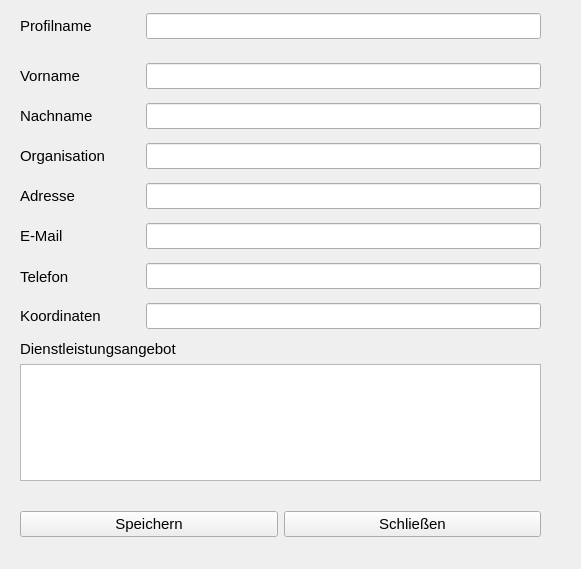
<?xml version="1.0" encoding="UTF-8"?>
<ui version="4.0">
 <class>Form_Profile</class>
 <widget class="QWidget" name="Form_Profile">
  <property name="geometry">
   <rect>
    <x>0</x>
    <y>0</y>
    <width>581</width>
    <height>569</height>
   </rect>
  </property>
  <property name="windowTitle">
   <string>Profil</string>
  </property>
  <widget class="QWidget" name="layoutWidget">
   <property name="geometry">
    <rect>
     <x>20</x>
     <y>60</y>
     <width>521</width>
     <height>32</height>
    </rect>
   </property>
   <property name="minimumSize">
    <size>
     <width>120</width>
     <height>25</height>
    </size>
   </property>
   <property name="font">
    <font>
     <pointsize>11</pointsize>
    </font>
   </property>
   <layout class="QHBoxLayout">
    <item>
     <widget class="QLabel" name="label_first_name">
      <property name="minimumSize">
       <size>
        <width>120</width>
        <height>22</height>
       </size>
      </property>
      <property name="font">
       <font>
        <pointsize>11</pointsize>
       </font>
      </property>
      <property name="text">
       <string>Vorname</string>
      </property>
     </widget>
    </item>
    <item>
     <widget class="QLineEdit" name="lineEdit_first_name">
      <property name="minimumSize">
       <size>
        <width>0</width>
        <height>25</height>
       </size>
      </property>
     </widget>
    </item>
   </layout>
  </widget>
  <widget class="QWidget" name="layoutWidget">
   <property name="geometry">
    <rect>
     <x>20</x>
     <y>100</y>
     <width>521</width>
     <height>32</height>
    </rect>
   </property>
   <property name="minimumSize">
    <size>
     <width>120</width>
     <height>25</height>
    </size>
   </property>
   <property name="font">
    <font>
     <pointsize>11</pointsize>
    </font>
   </property>
   <layout class="QHBoxLayout">
    <item>
     <widget class="QLabel" name="label_last_name">
      <property name="minimumSize">
       <size>
        <width>120</width>
        <height>22</height>
       </size>
      </property>
      <property name="font">
       <font>
        <pointsize>11</pointsize>
       </font>
      </property>
      <property name="text">
       <string>Nachname</string>
      </property>
     </widget>
    </item>
    <item>
     <widget class="QLineEdit" name="lineEdit_last_name">
      <property name="minimumSize">
       <size>
        <width>0</width>
        <height>25</height>
       </size>
      </property>
     </widget>
    </item>
   </layout>
  </widget>
  <widget class="QWidget" name="layoutWidget">
   <property name="geometry">
    <rect>
     <x>20</x>
     <y>140</y>
     <width>521</width>
     <height>32</height>
    </rect>
   </property>
   <property name="minimumSize">
    <size>
     <width>120</width>
     <height>25</height>
    </size>
   </property>
   <property name="font">
    <font>
     <pointsize>11</pointsize>
    </font>
   </property>
   <layout class="QHBoxLayout">
    <item>
     <widget class="QLabel" name="label_organization">
      <property name="minimumSize">
       <size>
        <width>120</width>
        <height>22</height>
       </size>
      </property>
      <property name="font">
       <font>
        <pointsize>11</pointsize>
       </font>
      </property>
      <property name="text">
       <string>Organisation</string>
      </property>
     </widget>
    </item>
    <item>
     <widget class="QLineEdit" name="lineEdit_organization">
      <property name="minimumSize">
       <size>
        <width>0</width>
        <height>25</height>
       </size>
      </property>
     </widget>
    </item>
   </layout>
  </widget>
  <widget class="QWidget" name="layoutWidget">
   <property name="geometry">
    <rect>
     <x>20</x>
     <y>180</y>
     <width>521</width>
     <height>32</height>
    </rect>
   </property>
   <property name="minimumSize">
    <size>
     <width>120</width>
     <height>25</height>
    </size>
   </property>
   <property name="font">
    <font>
     <pointsize>11</pointsize>
    </font>
   </property>
   <layout class="QHBoxLayout">
    <item>
     <widget class="QLabel" name="label_address">
      <property name="minimumSize">
       <size>
        <width>120</width>
        <height>22</height>
       </size>
      </property>
      <property name="font">
       <font>
        <pointsize>11</pointsize>
       </font>
      </property>
      <property name="text">
       <string>Adresse</string>
      </property>
     </widget>
    </item>
    <item>
     <widget class="QLineEdit" name="lineEdit_address">
      <property name="minimumSize">
       <size>
        <width>0</width>
        <height>25</height>
       </size>
      </property>
     </widget>
    </item>
   </layout>
  </widget>
  <widget class="QWidget" name="layoutWidget">
   <property name="geometry">
    <rect>
     <x>20</x>
     <y>220</y>
     <width>521</width>
     <height>32</height>
    </rect>
   </property>
   <property name="minimumSize">
    <size>
     <width>120</width>
     <height>25</height>
    </size>
   </property>
   <property name="font">
    <font>
     <pointsize>11</pointsize>
    </font>
   </property>
   <layout class="QHBoxLayout">
    <item>
     <widget class="QLabel" name="label_email">
      <property name="minimumSize">
       <size>
        <width>120</width>
        <height>22</height>
       </size>
      </property>
      <property name="font">
       <font>
        <pointsize>11</pointsize>
       </font>
      </property>
      <property name="text">
       <string>E-Mail</string>
      </property>
     </widget>
    </item>
    <item>
     <widget class="QLineEdit" name="lineEdit_email">
      <property name="minimumSize">
       <size>
        <width>0</width>
        <height>25</height>
       </size>
      </property>
     </widget>
    </item>
   </layout>
  </widget>
  <widget class="QWidget" name="layoutWidget">
   <property name="geometry">
    <rect>
     <x>20</x>
     <y>261</y>
     <width>521</width>
     <height>31</height>
    </rect>
   </property>
   <property name="minimumSize">
    <size>
     <width>120</width>
     <height>25</height>
    </size>
   </property>
   <property name="font">
    <font>
     <pointsize>11</pointsize>
    </font>
   </property>
   <layout class="QHBoxLayout">
    <item>
     <widget class="QLabel" name="label_phone">
      <property name="minimumSize">
       <size>
        <width>120</width>
        <height>22</height>
       </size>
      </property>
      <property name="font">
       <font>
        <pointsize>11</pointsize>
       </font>
      </property>
      <property name="text">
       <string>Telefon</string>
      </property>
     </widget>
    </item>
    <item>
     <widget class="QLineEdit" name="lineEdit_phone">
      <property name="minimumSize">
       <size>
        <width>0</width>
        <height>25</height>
       </size>
      </property>
     </widget>
    </item>
   </layout>
  </widget>
  <widget class="QWidget" name="layoutWidget">
   <property name="geometry">
    <rect>
     <x>20</x>
     <y>300</y>
     <width>521</width>
     <height>32</height>
    </rect>
   </property>
   <property name="minimumSize">
    <size>
     <width>120</width>
     <height>25</height>
    </size>
   </property>
   <property name="font">
    <font>
     <pointsize>11</pointsize>
    </font>
   </property>
   <layout class="QHBoxLayout">
    <item>
     <widget class="QLabel" name="label_coordinates">
      <property name="minimumSize">
       <size>
        <width>120</width>
        <height>22</height>
       </size>
      </property>
      <property name="font">
       <font>
        <pointsize>11</pointsize>
       </font>
      </property>
      <property name="text">
       <string>Koordinaten</string>
      </property>
     </widget>
    </item>
    <item>
     <widget class="QLineEdit" name="lineEdit_coordinates">
      <property name="minimumSize">
       <size>
        <width>0</width>
        <height>25</height>
       </size>
      </property>
      <property name="text">
       <string/>
      </property>
     </widget>
    </item>
   </layout>
  </widget>
  <widget class="QWidget" name="layoutWidget_2">
   <property name="geometry">
    <rect>
     <x>20</x>
     <y>10</y>
     <width>521</width>
     <height>32</height>
    </rect>
   </property>
   <property name="minimumSize">
    <size>
     <width>120</width>
     <height>25</height>
    </size>
   </property>
   <property name="font">
    <font>
     <pointsize>11</pointsize>
    </font>
   </property>
   <layout class="QHBoxLayout" name="_2">
    <item>
     <widget class="QLabel" name="label_profile_name">
      <property name="minimumSize">
       <size>
        <width>120</width>
        <height>22</height>
       </size>
      </property>
      <property name="font">
       <font>
        <pointsize>11</pointsize>
       </font>
      </property>
      <property name="text">
       <string>Profilname</string>
      </property>
     </widget>
    </item>
    <item>
     <widget class="QLineEdit" name="lineEdit_profile_name">
      <property name="minimumSize">
       <size>
        <width>0</width>
        <height>25</height>
       </size>
      </property>
     </widget>
    </item>
   </layout>
  </widget>
  <widget class="QWidget" name="">
   <property name="geometry">
    <rect>
     <x>20</x>
     <y>340</y>
     <width>521</width>
     <height>141</height>
    </rect>
   </property>
   <layout class="QVBoxLayout" name="verticalLayout">
    <item>
     <widget class="QLabel" name="label_service_offer">
      <property name="minimumSize">
       <size>
        <width>100</width>
        <height>0</height>
       </size>
      </property>
      <property name="font">
       <font>
        <pointsize>11</pointsize>
       </font>
      </property>
      <property name="text">
       <string>Dienstleistungsangebot</string>
      </property>
     </widget>
    </item>
    <item>
     <widget class="QTextEdit" name="textEdit_service_offer">
      <property name="font">
       <font>
        <pointsize>11</pointsize>
       </font>
      </property>
      <property name="html">
       <string>&lt;!DOCTYPE HTML PUBLIC &quot;-//W3C//DTD HTML 4.0//EN&quot; &quot;http://www.w3.org/TR/REC-html40/strict.dtd&quot;&gt;
&lt;html&gt;&lt;head&gt;&lt;meta name=&quot;qrichtext&quot; content=&quot;1&quot; /&gt;&lt;meta charset=&quot;utf-8&quot; /&gt;&lt;style type=&quot;text/css&quot;&gt;
p, li { white-space: pre-wrap; }
hr { height: 1px; border-width: 0; }
li.unchecked::marker { content: &quot;\2610&quot;; }
li.checked::marker { content: &quot;\2612&quot;; }
&lt;/style&gt;&lt;/head&gt;&lt;body style=&quot; font-family:'Ubuntu'; font-size:11pt; font-weight:400; font-style:normal;&quot;&gt;
&lt;p style=&quot;-qt-paragraph-type:empty; margin-top:0px; margin-bottom:0px; margin-left:0px; margin-right:0px; -qt-block-indent:0; text-indent:0px;&quot;&gt;&lt;br /&gt;&lt;/p&gt;&lt;/body&gt;&lt;/html&gt;</string>
      </property>
     </widget>
    </item>
   </layout>
  </widget>
  <widget class="QWidget" name="">
   <property name="geometry">
    <rect>
     <x>20</x>
     <y>510</y>
     <width>521</width>
     <height>28</height>
    </rect>
   </property>
   <layout class="QHBoxLayout" name="horizontalLayout">
    <item>
     <widget class="QPushButton" name="pushButton_save">
      <property name="font">
       <font>
        <pointsize>11</pointsize>
       </font>
      </property>
      <property name="text">
       <string>Speichern</string>
      </property>
      <property name="icon">
       <iconset theme="media-floppy"/>
      </property>
      <property name="iconSize">
       <size>
        <width>20</width>
        <height>20</height>
       </size>
      </property>
     </widget>
    </item>
    <item>
     <widget class="QPushButton" name="pushButton_close">
      <property name="font">
       <font>
        <pointsize>11</pointsize>
       </font>
      </property>
      <property name="text">
       <string>Schließen</string>
      </property>
      <property name="icon">
       <iconset theme="window-close"/>
      </property>
      <property name="iconSize">
       <size>
        <width>20</width>
        <height>20</height>
       </size>
      </property>
     </widget>
    </item>
   </layout>
  </widget>
 </widget>
 <resources/>
 <connections/>
</ui>
